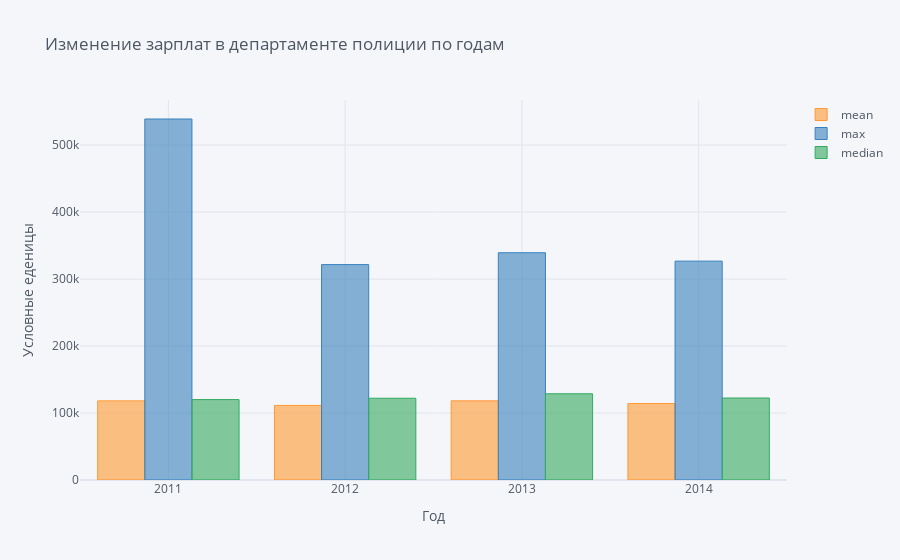
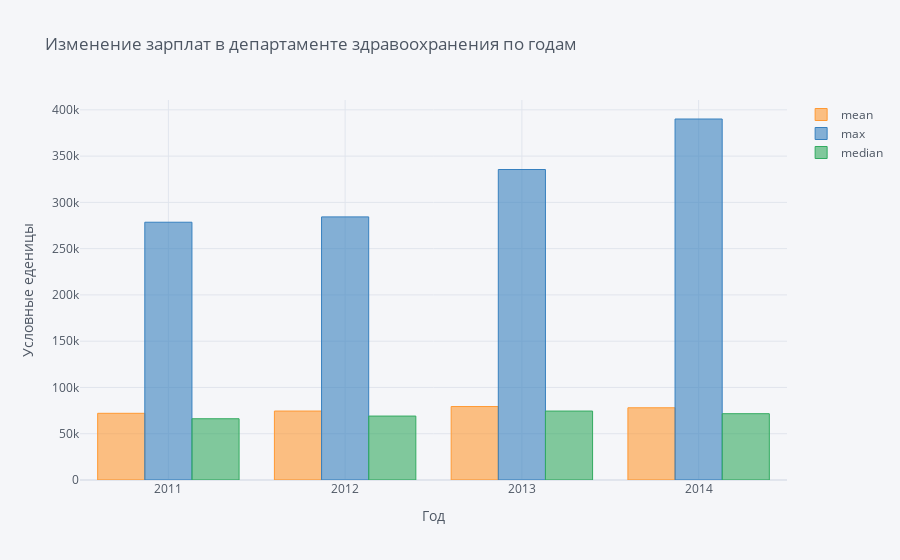
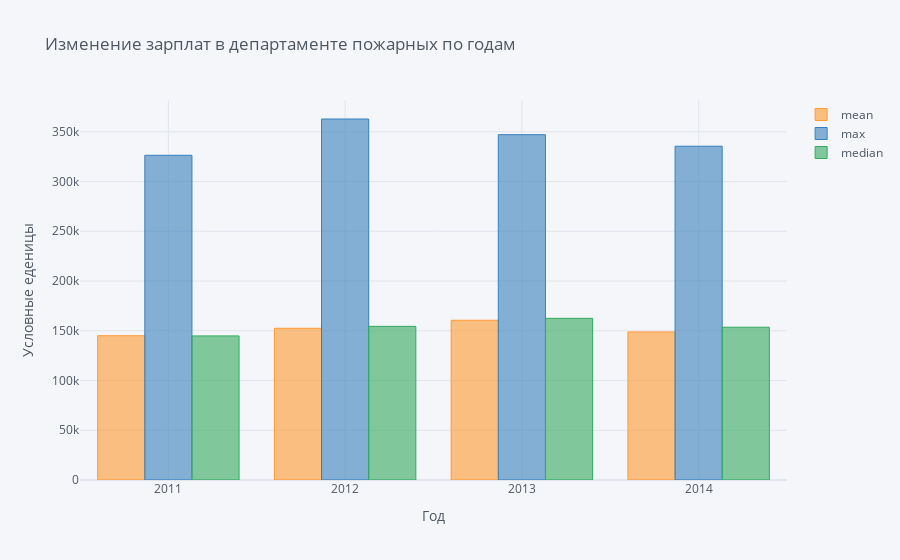

Write notebook code for charts like these, in order.
### Markdown cell above
# Задание 1.

### Code cell
#Изменение зарплат в департаменте полиции по годам
data_pd.groupby('Year')['TotalPay'].agg(['mean', 'max', "median"]).iplot(kind = 'bar', title="Изменение зарплат в департаменте полиции по годам", 
                                                                         xaxis_title="Год",
                                                                         yaxis_title="Условные еденицы")
#Изменение зарплат в департаменте здравоохранения по годам
data_hd.groupby('Year')['TotalPay'].agg(['mean', 'max', "median"]).iplot(kind = 'bar', title="Изменение зарплат в департаменте здравоохранения по годам", 
                                                                         xaxis_title="Год",
                                                                         yaxis_title="Условные еденицы")
#Изменение зарплат в департаменте пожарных по годам
data_fd.groupby('Year')['TotalPay'].agg(['mean', 'max', "median"]).iplot(kind = 'bar', 
                                                                         title="Изменение зарплат в департаменте пожарных по годам", 
                                                                         xaxis_title="Год",
                                                                         yaxis_title="Условные еденицы")

### Figure 1 — Plotly figure (JSON) as saved in the notebook; plotly's stock layout.template omitted (floating-point values rounded to 4 significant figures)
{"data": [{"marker": {"color": "rgba(255, 153, 51, 0.6)", "line": {"color": "rgba(255, 153, 51, 1.0)", "width": 1}}, "name": "mean", "orientation": "v", "text": "", "type": "bar", "x": [2011, 2012, 2013, 2014], "y": [118100.0, 111300.0, 118200.0, 114100.0]}, {"marker": {"color": "rgba(55, 128, 191, 0.6)", "line": {"color": "rgba(55, 128, 191, 1.0)", "width": 1}}, "name": "max", "orientation": "v", "text": "", "type": "bar", "x": [2011, 2012, 2013, 2014], "y": [538900.0, 321600.0, 339300.0, 326700.0]}, {"marker": {"color": "rgba(50, 171, 96, 0.6)", "line": {"color": "rgba(50, 171, 96, 1.0)", "width": 1}}, "name": "median", "orientation": "v", "text": "", "type": "bar", "x": [2011, 2012, 2013, 2014], "y": [120100.0, 122100.0, 128700.0, 122400.0]}], "layout": {"legend": {"bgcolor": "#F5F6F9", "font": {"color": "#4D5663"}}, "paper_bgcolor": "#F5F6F9", "plot_bgcolor": "#F5F6F9", "title": {"font": {"color": "#4D5663"}, "text": "Изменение зарплат в департаменте полиции по годам"}, "xaxis": {"gridcolor": "#E1E5ED", "showgrid": true, "tickfont": {"color": "#4D5663"}, "title": {"font": {"color": "#4D5663"}, "text": "Год"}, "zerolinecolor": "#E1E5ED"}, "yaxis": {"gridcolor": "#E1E5ED", "showgrid": true, "tickfont": {"color": "#4D5663"}, "title": {"font": {"color": "#4D5663"}, "text": "Условные еденицы"}, "zerolinecolor": "#E1E5ED"}}}

### Figure 2 — Plotly figure (JSON) as saved in the notebook; plotly's stock layout.template omitted (floating-point values rounded to 4 significant figures)
{"data": [{"marker": {"color": "rgba(255, 153, 51, 0.6)", "line": {"color": "rgba(255, 153, 51, 1.0)", "width": 1}}, "name": "mean", "orientation": "v", "text": "", "type": "bar", "x": [2011, 2012, 2013, 2014], "y": [72080.0, 74520.0, 79390.0, 78040.0]}, {"marker": {"color": "rgba(55, 128, 191, 0.6)", "line": {"color": "rgba(55, 128, 191, 1.0)", "width": 1}}, "name": "max", "orientation": "v", "text": "", "type": "bar", "x": [2011, 2012, 2013, 2014], "y": [278600.0, 284300.0, 335500.0, 390100.0]}, {"marker": {"color": "rgba(50, 171, 96, 0.6)", "line": {"color": "rgba(50, 171, 96, 1.0)", "width": 1}}, "name": "median", "orientation": "v", "text": "", "type": "bar", "x": [2011, 2012, 2013, 2014], "y": [66200.0, 69090.0, 74500.0, 71660.0]}], "layout": {"legend": {"bgcolor": "#F5F6F9", "font": {"color": "#4D5663"}}, "paper_bgcolor": "#F5F6F9", "plot_bgcolor": "#F5F6F9", "title": {"font": {"color": "#4D5663"}, "text": "Изменение зарплат в департаменте здравоохранения по годам"}, "xaxis": {"gridcolor": "#E1E5ED", "showgrid": true, "tickfont": {"color": "#4D5663"}, "title": {"font": {"color": "#4D5663"}, "text": "Год"}, "zerolinecolor": "#E1E5ED"}, "yaxis": {"gridcolor": "#E1E5ED", "showgrid": true, "tickfont": {"color": "#4D5663"}, "title": {"font": {"color": "#4D5663"}, "text": "Условные еденицы"}, "zerolinecolor": "#E1E5ED"}}}

### Figure 3 — Plotly figure (JSON) as saved in the notebook; plotly's stock layout.template omitted (floating-point values rounded to 4 significant figures)
{"data": [{"marker": {"color": "rgba(255, 153, 51, 0.6)", "line": {"color": "rgba(255, 153, 51, 1.0)", "width": 1}}, "name": "mean", "orientation": "v", "text": "", "type": "bar", "x": [2011, 2012, 2013, 2014], "y": [145000.0, 152500.0, 160600.0, 148800.0]}, {"marker": {"color": "rgba(55, 128, 191, 0.6)", "line": {"color": "rgba(55, 128, 191, 1.0)", "width": 1}}, "name": "max", "orientation": "v", "text": "", "type": "bar", "x": [2011, 2012, 2013, 2014], "y": [326400.0, 362800.0, 347100.0, 335500.0]}, {"marker": {"color": "rgba(50, 171, 96, 0.6)", "line": {"color": "rgba(50, 171, 96, 1.0)", "width": 1}}, "name": "median", "orientation": "v", "text": "", "type": "bar", "x": [2011, 2012, 2013, 2014], "y": [144800.0, 154400.0, 162500.0, 153500.0]}], "layout": {"legend": {"bgcolor": "#F5F6F9", "font": {"color": "#4D5663"}}, "paper_bgcolor": "#F5F6F9", "plot_bgcolor": "#F5F6F9", "title": {"font": {"color": "#4D5663"}, "text": "Изменение зарплат в департаменте пожарных по годам"}, "xaxis": {"gridcolor": "#E1E5ED", "showgrid": true, "tickfont": {"color": "#4D5663"}, "title": {"font": {"color": "#4D5663"}, "text": "Год"}, "zerolinecolor": "#E1E5ED"}, "yaxis": {"gridcolor": "#E1E5ED", "showgrid": true, "tickfont": {"color": "#4D5663"}, "title": {"font": {"color": "#4D5663"}, "text": "Условные еденицы"}, "zerolinecolor": "#E1E5ED"}}}
